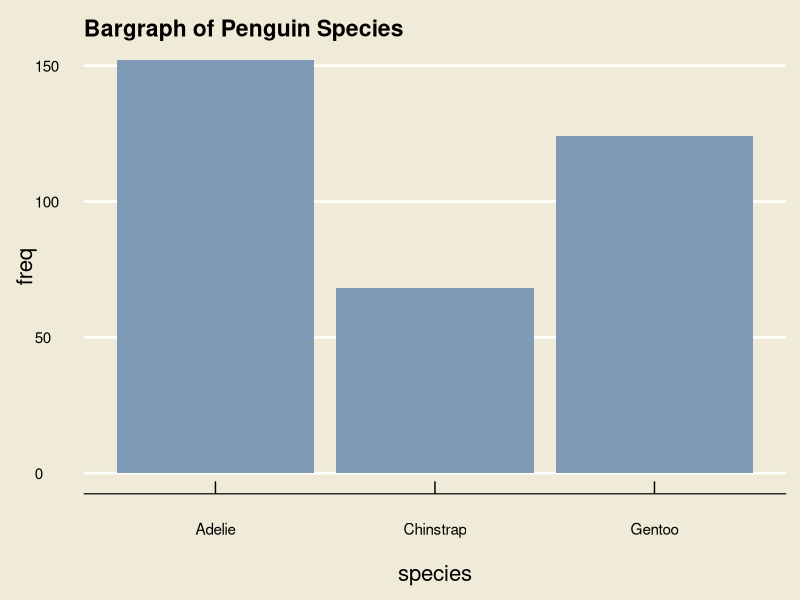
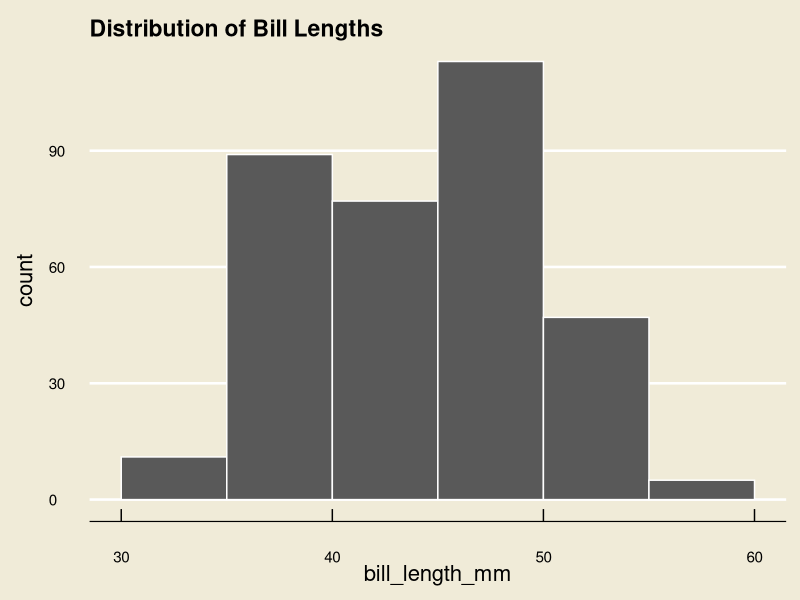
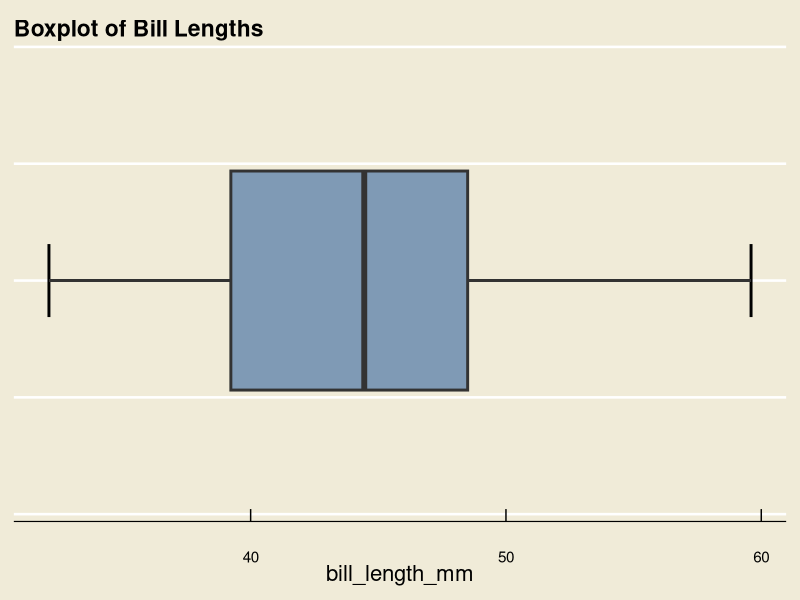
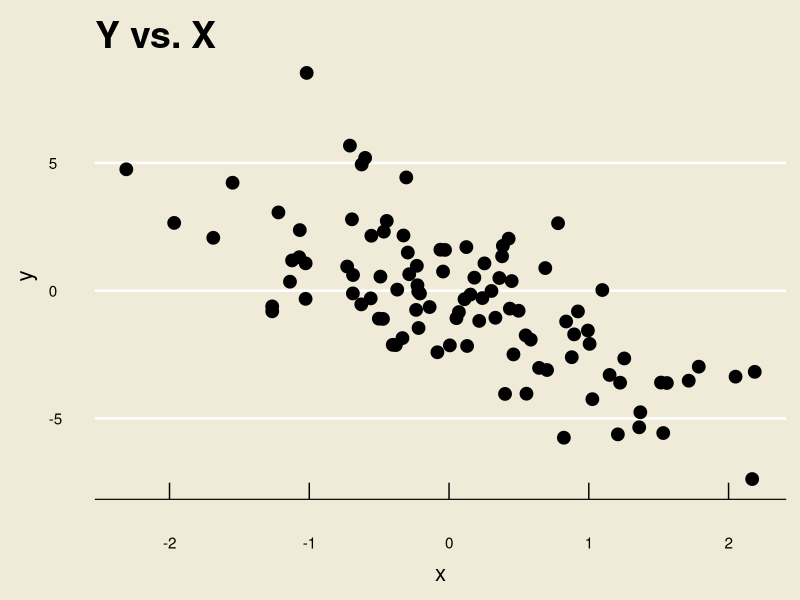
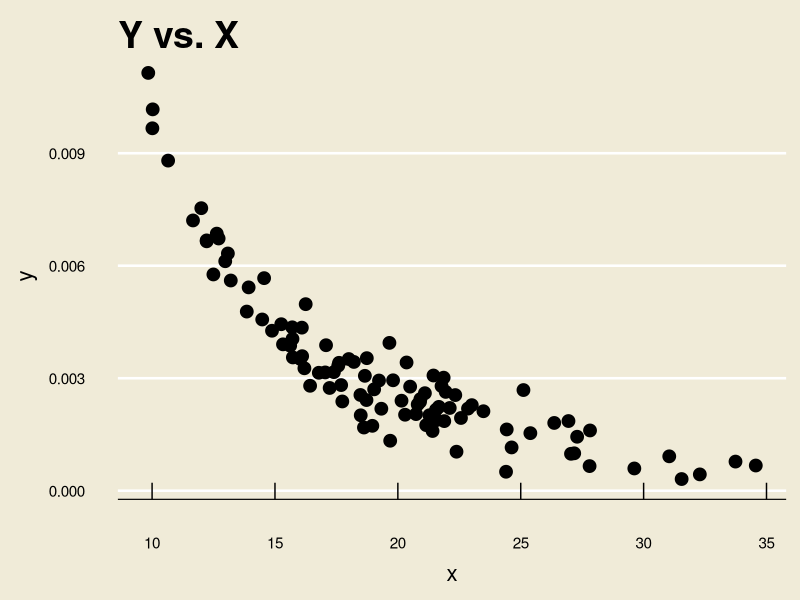
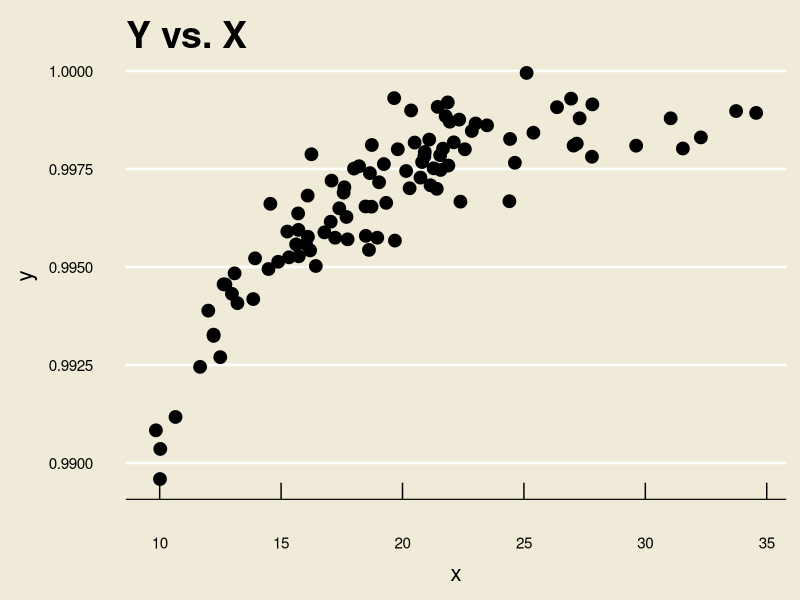
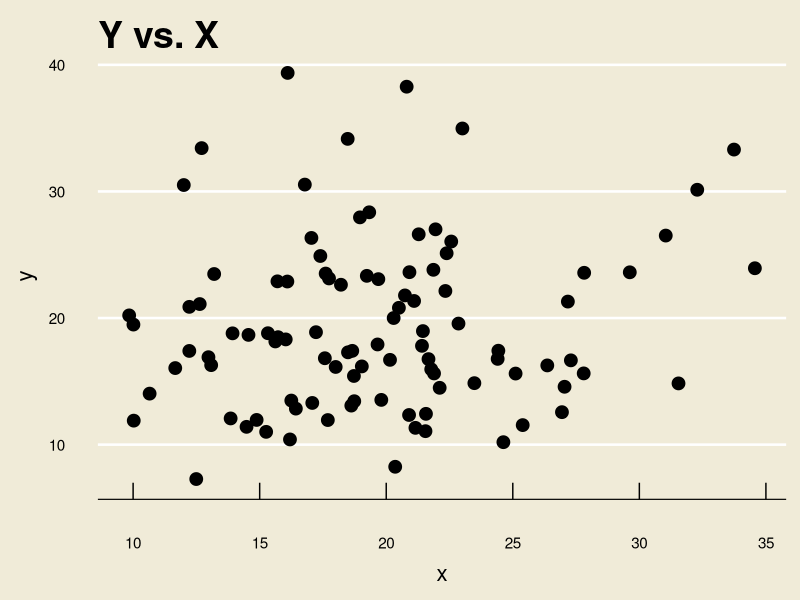
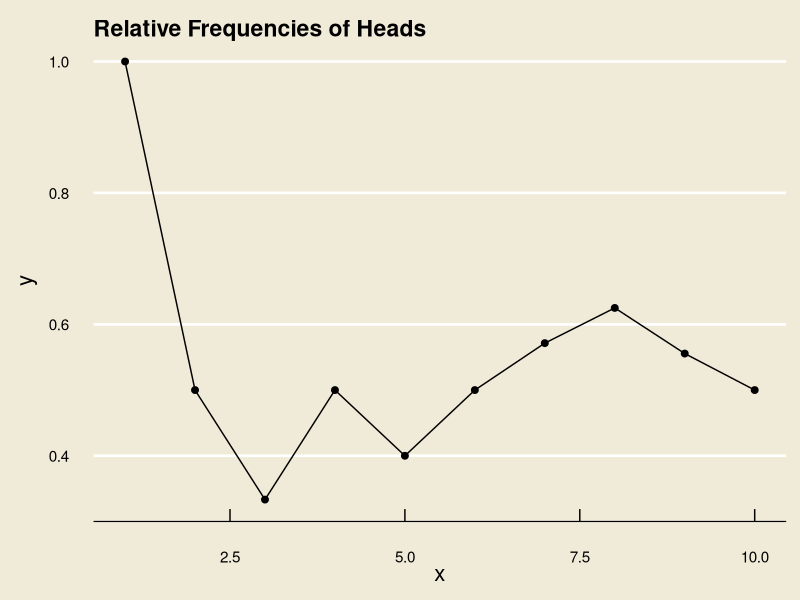

Here is the R script that generated these plots, in order:
## ---- chunk 1
library(tidyverse)
library(ggthemes)
## ---- chunk 2
#| class-output: hscroll

library(palmerpenguins)
library(tidyverse)
# penguins
cat(format(as_tibble(penguins))[-c(3L, 1L)], sep = "\n")
## ---- chunk 3
library(tidyverse)
library(ggthemes)

data.frame(table(penguins$species)) %>%
  rename(species = Var1, freq = Freq) %>%
  ggplot(aes(x = species, y = freq)) +
  geom_bar(stat = "identity",
           fill = "#7f9ab5") +
  theme_economist(base_size = 18) +
  theme(panel.background = element_rect("#f0ebd8"),
        plot.background = element_rect(fill = "#f0ebd8"),
        axis.title.x = element_text(size = 16,
                                    margin = margin(
                                      t = 20, 
                                      r = 0,
                                      b = 0, 
                                      l = 0)),
        axis.title.y = element_text(size = 16)
  ) +
  ggtitle("Bargraph of Penguin Species")
## ---- chunk 4
#| echo: false

penguins %>%
  ggplot(aes(x = bill_length_mm)) +
  geom_histogram(col = "white",
                 breaks = seq(30, 60, by = 5)) +
  theme_economist(base_size = 18) +
  theme(panel.background = element_rect("#f0ebd8"),
        plot.background = element_rect(fill = "#f0ebd8"),
        axis.title.y = element_text(size = 16,
                                    margin = margin(
                                      t = 0, 
                                      r = 10,
                                      b = 0, 
                                      l = 0)),
        axis.title.x = element_text(size = 16)
  ) +
  ggtitle("Distribution of Bill Lengths")

## ---- chunk 5
penguins %>%
  ggplot(aes(x = bill_length_mm)) +
  stat_boxplot(geom = "errorbar", 
               width = 0.25,
               linewidth = 1) +
  geom_boxplot(fill =  "#7f9ab5", 
               linewidth = 1,
               outlier.size = 4) +
  theme_economist(base_size = 18) +
  theme(panel.background = element_rect("#f0ebd8"),
        plot.background = element_rect(fill = "#f0ebd8"),
        axis.title.y = element_text(size = 16,
                                    margin = margin(
                                      t = 0, 
                                      r = 10,
                                      b = 0, 
                                      l = 0)),
        axis.title.x = element_text(size = 16),
        axis.text.y = element_blank()
  ) +
  ylim(c(-0.75, 0.75)) +
  ggtitle("Boxplot of Bill Lengths")
## ---- chunk 6
set.seed(123)
x <- rnorm(100)
y <- -2 * x + rnorm(100, 0, 2)

data.frame(x, y) %>%
  ggplot(aes(x = x, y = y)) +
  geom_point(size = 4) +
  theme_economist(base_size = 24) +
  ggtitle("Y vs. X") +
  theme(panel.background = element_rect("#f0ebd8"),
        plot.background = element_rect(fill = "#f0ebd8"),
        axis.title.y = element_text(size = 16,
                                    margin = margin(
                                      t = 0, 
                                      r = 10,
                                      b = 0, 
                                      l = 0)),
        axis.title.x = element_text(size = 16,
                                    margin = margin(
                                      t = 10, 
                                      r = 0,
                                      b = 0, 
                                      l = 0)),
        title = element_text(size = 18)
  )
## ---- chunk 7
set.seed(123)
x <- rchisq(100, 20)
y <- (1 / x^2) + rnorm(100, 0, 0.0005)

data.frame(x, y) %>%
  ggplot(aes(x = x, y = y)) +
  geom_point(size = 4) +
  theme_economist(base_size = 24) +
  ggtitle("Y vs. X") +
  theme(panel.background = element_rect("#f0ebd8"),
        plot.background = element_rect(fill = "#f0ebd8"),
        axis.title.y = element_text(size = 16,
                                    margin = margin(
                                      t = 0, 
                                      r = 10,
                                      b = 0, 
                                      l = 0)),
        axis.title.x = element_text(size = 16,
                                    margin = margin(
                                      t = 10, 
                                      r = 0,
                                      b = 0, 
                                      l = 0)),
        title = element_text(size = 18)
  )
## ---- chunk 8
set.seed(123)
x <- rchisq(100, 20)
y <- 1 - (1/x^2)  + rnorm(100, 0, 0.0007)

data.frame(x, y) %>%
  ggplot(aes(x = x, y = y)) +
  geom_point(size = 4) +
  theme_economist(base_size = 24) +
  ggtitle("Y vs. X") +
  theme(panel.background = element_rect("#f0ebd8"),
        plot.background = element_rect(fill = "#f0ebd8"),
        axis.title.y = element_text(size = 16,
                                    margin = margin(
                                      t = 0, 
                                      r = 10,
                                      b = 0, 
                                      l = 0)),
        axis.title.x = element_text(size = 16,
                                    margin = margin(
                                      t = 10, 
                                      r = 0,
                                      b = 0, 
                                      l = 0)),
        title = element_text(size = 18)
  )
## ---- chunk 9
set.seed(123)
x <- rchisq(100, 20)
y <- rchisq(100, 20)

data.frame(x, y) %>%
  ggplot(aes(x = x, y = y)) +
  geom_point(size = 4) +
  theme_economist(base_size = 24) +
  ggtitle("Y vs. X") +
  theme(panel.background = element_rect("#f0ebd8"),
        plot.background = element_rect(fill = "#f0ebd8"),
        axis.title.y = element_text(size = 16,
                                    margin = margin(
                                      t = 0, 
                                      r = 10,
                                      b = 0, 
                                      l = 0)),
        axis.title.x = element_text(size = 16,
                                    margin = margin(
                                      t = 10, 
                                      r = 0,
                                      b = 0, 
                                      l = 0)),
        title = element_text(size = 18)
  )
## ---- chunk 10
#| echo: false

library(tidyverse)
library(ggthemes)

x <- 1:10
y <- c(1, 1/2, 1/3, 2/4, 2/5, 3/6, 4/7, 5/8, 5/9, 5/10)

data.frame(x = x, y = y) %>%
  ggplot(aes(x = x, y = y)) +
  geom_point(size = 2) +
  geom_line() +
  theme_economist(base_size = 18) +
  theme(panel.background = element_rect("#f0ebd8"),
        plot.background = element_rect(fill = "#f0ebd8"),
        axis.title.y = element_text(size = 16,
                                    margin = margin(
                                      t = 0, 
                                      r = 10,
                                      b = 0, 
                                      l = 0)),
        axis.title.x = element_text(size = 16)
  ) +
  ggtitle("Relative Frequencies of Heads")
